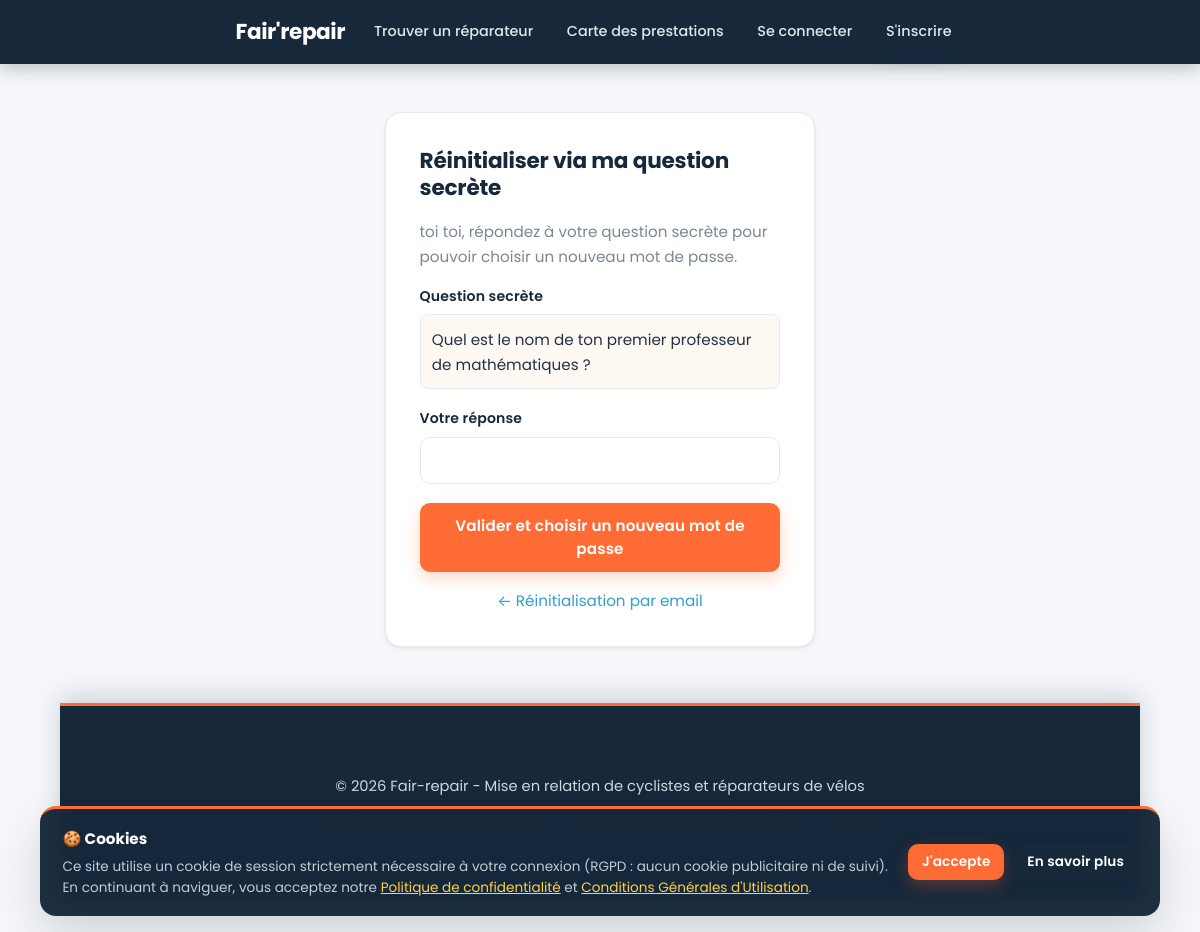
/question_secrete.php?email=toitoi@gmail.com, run on the app's committed database.
### tables this page shows
CREATE TABLE `users` (
  `id` int unsigned NOT NULL AUTO_INCREMENT,
  `prenom` varchar(100) NOT NULL,
  `nom` varchar(100) NOT NULL,
  `adresse` varchar(255) NOT NULL,
  `code_postal` varchar(10) NOT NULL,
  `ville` varchar(100) NOT NULL,
  `email` varchar(190) NOT NULL,
  `telephone` varchar(20) NOT NULL,
  `mot_de_passe` varchar(255) NOT NULL,
  `reset_token` varchar(255) DEFAULT NULL,
  `reset_expires` datetime DEFAULT NULL,
  `role` enum('client','reparateur') NOT NULL DEFAULT 'client',
  `latitude` decimal(10,7) DEFAULT NULL,
  `longitude` decimal(10,7) DEFAULT NULL,
  `created_at` timestamp NULL DEFAULT CURRENT_TIMESTAMP,
  `updated_at` timestamp NULL DEFAULT CURRENT_TIMESTAMP ON UPDATE CURRENT_TIMESTAMP,
  PRIMARY KEY (`id`),
  UNIQUE KEY `email` (`email`),
  KEY `idx_role` (`role`),
  KEY `idx_ville` (`ville`)
);

CREATE TABLE `reponses_secretes` (
  `id_reponses` int NOT NULL AUTO_INCREMENT,
  `id_questions` int DEFAULT NULL,
  `id_users` int unsigned DEFAULT NULL,
  `reponses` varchar(255) NOT NULL,
  PRIMARY KEY (`id_reponses`),
  KEY `id_questions` (`id_questions`),
  KEY `id_users` (`id_users`),
  CONSTRAINT `reponses_secretes_ibfk_1` FOREIGN KEY (`id_questions`) REFERENCES `questions_secretes` (`id_questions`) ON DELETE CASCADE,
  CONSTRAINT `reponses_secretes_ibfk_2` FOREIGN KEY (`id_users`) REFERENCES `users` (`id`)
);

CREATE TABLE `questions_secretes` (
  `id_questions` int NOT NULL AUTO_INCREMENT,
  `questions` varchar(255) NOT NULL,
  PRIMARY KEY (`id_questions`)
);

### question_secrete.php (the view, shortened to what this page needs)
<?php
require_once 'db.php';
$email = trim($_GET['email'] ?? $_POST['email'] ?? '');
$user = null;
$question = null;
$avancement = null;
if (!empty($email)) {
    $stmt = $pdo->prepare("SELECT id, prenom, nom FROM users WHERE email = ?");
    $stmt->execute([$email]);
    $user = $stmt->fetch();
    if ($user) {
        $stmtQ = $pdo->prepare("
            SELECT q.questions, r.reponses
            FROM reponses_secretes r
            JOIN questions_secretes q ON r.id_questions = q.id_questions
            WHERE r.id_users = ?
            LIMIT 1
        ");
        $stmtQ->execute([$user['id']]);
        $question = $stmtQ->fetch();
    }
    if (!$user || !$question) {
        $message = 'Aucune question secrète n\'est enregistrée pour cette adresse. '
                 . 'Utilisez la réinitialisation par email.';
        $msg_type = 'error';
    } else {
        $avancement = 'question';
    }
}
require_once 'header.php';
?>
<div class="card auth-card">
    <h2>Réinitialiser via ma question secrète</h2>
    <?php if ($avancement === 'question'): ?>
        <p class="muted" style="margin: 1rem 0;">
            <?= htmlspecialchars($user['prenom'] . ' ' . $user['nom']) ?>, répondez à votre question secrète pour
            pouvoir choisir un nouveau mot de passe.
        </p>
        <form method="POST">
            <div class="field">
                <label>Question secrète</label>
                <p style="background: #fdf8f2; padding: 0.7rem; border-radius: 8px; border: 1px solid var(--border-color);">
                    <?= htmlspecialchars($question['questions']) ?>
                </p>
            </div>
            <div class="field">
                <label for="reponse">Votre réponse</label>
                <input type="text" id="reponse" name="reponse" required autofocus>
            </div>
            <button type="submit" class="btn btn-block">Valider et choisir un nouveau mot de passe</button>
        </form>
    <?php endif; ?>
    <p style="margin-top: 1rem; text-align: center;" class="muted">
        <a href="demande_password.php">← Réinitialisation par email</a>
    </p>
</div>
<?php require_once 'footer.php'; ?>

### style.css (style rules this page uses)
:root { --primary: #ff6b35; --primary-hover: #e8571f; --primary-soft: rgba(255, 107, 53, 0.12); --secondary: #16283a; --secondary-hover: #0e1c2b; --accent: #ffd23f; --bg-color: #f5f7fa; --card-bg: #ffffff; --text-color: #243244; --text-muted: #7b8794; --border-color: #e6eaef; --danger: #e0455a; --warning: #f5a524; --info: #2f9fd0; --success: #1f9d63; --gray: #8a94a0; --radius: 16px; --radius-sm: 10px; --shadow-sm: 0 1px 2px rgba(22, 40, 58, .05), 0 2px 6px rgba(22, 40, 58, .05); --shadow-md: 0 8px 22px rgba(22, 40, 58, .09); --shadow-lg: 0 20px 45px rgba(22, 40, 58, .16); --transition: .2s cubic-bezier(.4, 0, .2, 1); }
* { box-sizing: border-box; margin: 0; padding: 0; font-family: 'Poppins', 'Segoe UI', system-ui, -apple-system, sans-serif; }
html { scroll-behavior: smooth; }
body { background-color: var(--bg-color); color: var(--text-color); line-height: 1.65; -webkit-font-smoothing: antialiased; text-rendering: optimizeLegibility; }
h1, h2, h3, h4 { color: var(--secondary); font-weight: 600; line-height: 1.25; letter-spacing: -.01em; }
a { color: var(--info); text-decoration: none; transition: color var(--transition); }
.card, .welcome-card { position: relative; background: var(--card-bg); padding: 1.75rem; border-radius: var(--radius); border: 1px solid var(--border-color); box-shadow: var(--shadow-sm); margin-bottom: 1.5rem; overflow: hidden; transition: transform var(--transition), box-shadow var(--transition), border-color var(--transition); }
.card p { font-size: .95rem; }
.btn { display: inline-block; padding: .72rem 1.35rem; background-color: var(--primary); color: #fff; border: none; border-radius: var(--radius-sm); font-weight: 600; font-size: .95rem; letter-spacing: .01em; cursor: pointer; text-align: center; text-decoration: none; box-shadow: 0 6px 16px rgba(255, 107, 53, .28); transition: background var(--transition), transform var(--transition), box-shadow var(--transition); }
.btn-block { width: 100%; }
.field { margin-bottom: 1.15rem; }
label { display: block; margin-bottom: .4rem; font-weight: 600; font-size: .88rem; color: var(--secondary); letter-spacing: .01em; }
input[type="text"], input[type="email"], input[type="password"], input[type="number"], input[type="date"], input[type="time"], select, textarea { width: 100%; padding: .7rem .9rem; border: 1.5px solid var(--border-color); border-radius: var(--radius-sm); font-size: .95rem; background-color: #fff; color: var(--text-color); transition: border-color var(--transition), box-shadow var(--transition); }
input::placeholder, textarea::placeholder { color: #a7b0ba; }
.muted { color: var(--text-muted); font-size: .9rem; }
.auth-card { max-width: 430px; margin: 3rem auto; padding: 2.1rem; }
.auth-card h2 { font-size: 1.35rem; font-weight: 700; margin-bottom: 1.1rem; }

### data on the page
users: prenom+nom "toi toi"
reponses_secretes: id_questions.questions "Quel est le nom de ton premier professeur de mathématiques ?"
